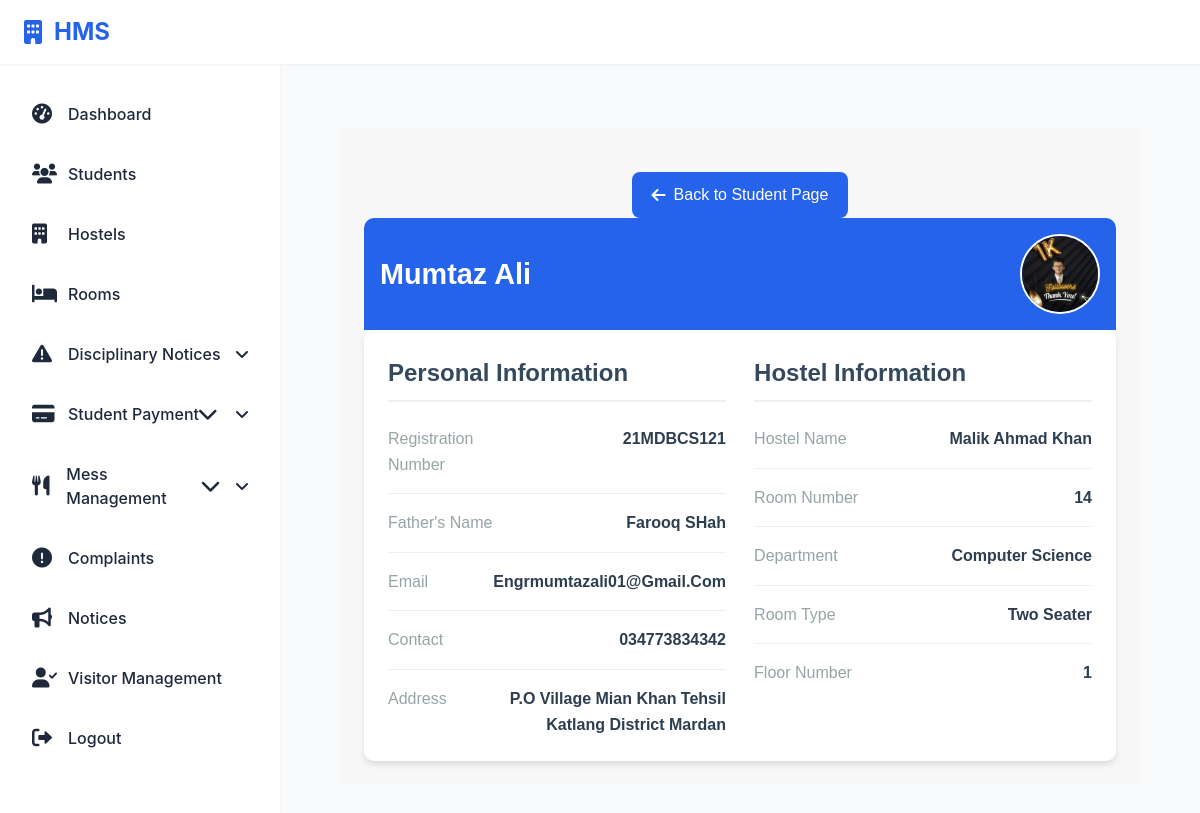
/hostel/student/87/ (signed in), run on the app's committed database.
### hostel/models.py (models this page shows, shortened)
class Student(models.Model):
    Room_ID = models.ForeignKey(Room, on_delete=models.SET_NULL, null=True, related_name="students")
    Hostel_ID = models.ForeignKey(Hostel, on_delete=models.SET_NULL, null=True)
    PAYMENT_STATUS_CHOICES = [
        ('NOT_PAID', 'Not Paid'),
        ('PARTIALLY_PAID', 'Partially Paid'),
        ('FULLY_PAID', 'Fully Paid'),
    ]
    Student_ID = models.AutoField(primary_key=True)
    Registration_Number = models.CharField(max_length=20, unique=True, null=True, blank=True)
    user = models.OneToOneField(User, on_delete=models.CASCADE, null=True)
    profile_picture = models.ImageField(upload_to='student_profiles/', null=True, blank=True)
    F_Name = models.CharField(max_length=50)
    L_Name = models.CharField(max_length=50)
    Contact_Info = models.CharField(max_length=100)
    Address = models.TextField()
    Department = models.CharField(max_length=100)
    FatherName = models.CharField(max_length=50)
    fee_status = models.CharField(max_length=20, choices=PAYMENT_STATUS_CHOICES, default='NOT_PAID')
    total_paid_amount = models.DecimalField(max_digits=10, decimal_places=2, default=0)
    room_price = models.DecimalField(max_digits=10, decimal_places=2, default=0)
    total_fee = models.DecimalField(max_digits=10, decimal_places=2, default=0)  # Added for storing total fee
    paid_installment_count = models.IntegerField(default=0)  # Added missing field

class Hostel(models.Model):
    Hostel_ID = models.AutoField(primary_key=True)
    Hostel_Name = models.CharField(max_length=255, unique=True)
    No_Of_Rooms = models.IntegerField(default=0)
    No_Of_Students = models.IntegerField(default=0)
    One_Seater_Rooms = models.IntegerField(default=0)
    Two_Seater_Rooms = models.IntegerField(default=0)
    Three_Seater_Rooms = models.IntegerField(default=0)
    Four_Seater_Rooms = models.IntegerField(default=0)
    Five_Seater_Rooms = models.IntegerField(default=0)
    Six_Seater_Rooms = models.IntegerField(default=0)
    Seven_Seater_Rooms = models.IntegerField(default=0)
    Eight_Seater_Rooms = models.IntegerField(default=0)
    Nine_Seater_Rooms = models.IntegerField(default=0)
    Ten_Seater_Rooms = models.IntegerField(default=0)
    One_Seater_Price = models.DecimalField(max_digits=10, decimal_places=2, default=0)
    Two_Seater_Price = models.DecimalField(max_digits=10, decimal_places=2, default=0)
    Three_Seater_Price = models.DecimalField(max_digits=10, decimal_places=2, default=0)
    Four_Seater_Price = models.DecimalField(max_digits=10, decimal_places=2, default=0)
    Five_Seater_Price = models.DecimalField(max_digits=10, decimal_places=2, default=0)
    Six_Seater_Price = models.DecimalField(max_digits=10, decimal_places=2, default=0)
    Seven_Seater_Price = models.DecimalField(max_digits=10, decimal_places=2, default=0)
    Eight_Seater_Price = models.DecimalField(max_digits=10, decimal_places=2, default=0)
    Nine_Seater_Price = models.DecimalField(max_digits=10, decimal_places=2, default=0)
    Ten_Seater_Price = models.DecimalField(max_digits=10, decimal_places=2, default=0)

class Room(models.Model):
    Room_ID = models.AutoField(primary_key=True)
    Room_Type = models.CharField(max_length=20)
    Capacity = models.IntegerField()
    Location = models.CharField(max_length=100)
    Room_No = models.CharField(max_length=10, unique=True)
    Floor_No = models.IntegerField()
    Students_Alloted = models.IntegerField(default=0)
    Hostel_ID = models.ForeignKey('Hostel', on_delete=models.CASCADE)
    room_type_info = models.ForeignKey('RoomType', on_delete=models.SET_NULL, null=True)
    Price = models.DecimalField(max_digits=10, decimal_places=2, default=0)  # Add price field with default value 0
    is_available = models.BooleanField(default=True)  # Room availability status

### hostel/views.py (the view)
# urls.py: path('student/<int:student_id>/', views.view_student, name='view_student'),
@login_required
def view_student(request, student_id):
    student = get_object_or_404(Student, Student_ID=student_id)
    return render(request, 'student_management/view_student.html', {'student': student})

### hostel/templates/student_management/view_student.html (shortened to what this page needs)
{% extends 'base.html' %}
{% block content %}
<div class="container">
    <div class="back-button-container">
        <a href="{% url 'list_students' %}" class="btn-back">
            <i class="fas fa-arrow-left"></i>
            Back to Student Page
        </a>
    </div>
    <div class="profile-header">
        <div class="name">{{ student.F_Name }} {{ student.L_Name }}</div>
        <img src="{{ student.profile_picture.url }}" alt="Profile Picture">
    </div>
    <div class="section">
        <div class="info-section">
            <h2>Personal Information</h2>
            <div class="info-item">
                <span class="info-label">Registration Number</span>
                <span class="info-value">{{ student.Registration_Number }}</span>
            </div>
            <div class="info-item">
                <span class="info-label">Father's Name</span>
                <span class="info-value">{{ student.FatherName }}</span>
            </div>
            <div class="info-item">
                <span class="info-label">Email</span>
                <span class="info-value">{{ student.user.email }}</span>
            </div>
            <div class="info-item">
                <span class="info-label">Contact</span>
                <span class="info-value">{{ student.Contact_Info }}</span>
            </div>
            <div class="info-item">
                <span class="info-label">Address</span>
                <span class="info-value">{{ student.Address }}</span>
            </div>
        </div>
        <div class="info-section">
            <h2>Hostel Information</h2>
            <div class="info-item">
                <span class="info-label">Hostel Name</span>
                <span class="info-value">{{ student.Hostel_ID.Hostel_Name }}</span>
            </div>
            <div class="info-item">
                <span class="info-label">Room Number</span>
                <span class="info-value">{{ student.Room_ID.Room_No }}</span>
            </div>
            <div class="info-item">
                <span class="info-label">Department</span>
                <span class="info-value">{{ student.Department }}</span>
            </div>
            <div class="info-item">
                <span class="info-label">Room Type</span>
                <span class="info-value">{{ student.Room_ID.Room_Type }}</span>
            </div>
            <div class="info-item">
                <span class="info-label">Floor Number</span>
                <span class="info-value">{{ student.Room_ID.Floor_No }}</span>
            </div>
        </div>
    </div>
</div>
{% endblock %}

### hostel/static/css/showcase_notice.css (style rules this page uses)
:root { --primary-color: #4a6fdc; --primary-hover: #3d5cba; --success-color: #28a745; --danger-color: #dc3545; --warning-color: #ffc107; --light-gray: #f8f9fa; --medium-gray: #e9ecef; --dark-gray: #343a40; --border-color: #dee2e6; --shadow: 0 0.125rem 0.25rem rgba(0, 0, 0, 0.075); --transition: all 0.2s ease-in-out; }

### hostel/templates/base.html (style rules this page uses)
:root { --primary-color: #2563eb; --background-color: #f8fafc; --text-color: #1e293b; --sidebar-width: 280px; --header-height: 64px; --shadow-sm: 0 1px 2px 0 rgb(0 0 0 / 0.05); }
* { margin: 0; padding: 0; box-sizing: border-box; }
body { font-family: 'Inter', system-ui, -apple-system, sans-serif; background: var(--background-color); color: var(--text-color); min-height: 100vh; position: relative; }

### hostel/templates/student_management/view_student.html (style rules this page uses)
.container { font-family: 'Arial', sans-serif; line-height: 1.6; color: #333; max-width: 800px; margin: 2rem auto; padding: 1.5rem; background-color: #f7f7f7; }
.profile-header { display: flex; align-items: center; justify-content: space-between; background: #2563eb; color: white; padding: 1rem; border-radius: 10px 10px 0 0; }
.profile-header img { border-radius: 50%; width: 80px; height: 80px; object-fit: cover; border: 2px solid white; }
.profile-header .name { font-size: 1.8rem; font-weight: bold; }
.section { display: flex; justify-content: space-between; background: white; border-radius: 10px; box-shadow: 0 4px 6px rgba(0, 0, 0, 0.1); padding: 1.5rem; transition: transform 0.3s ease, box-shadow 0.3s ease; }
.info-section { width: 48%; }
.info-section h2 { border-bottom: 2px solid #ecf0f1; padding-bottom: 0.5rem; margin-bottom: 1.5rem; font-size: 1.5rem; font-weight: 600; color: #34495e; }
.info-item { display: flex; justify-content: space-between; margin-bottom: 1rem; padding-bottom: 1rem; border-bottom: 1px solid #ecf0f1; animation: fadeIn 0.5s ease; }
.info-item:last-child { border-bottom: none; margin-bottom: 0; padding-bottom: 0; }
.info-label { color: #95a5a6; font-weight: 500; flex: 1; }
.info-value { font-weight: 600; color: #2c3e50; text-transform: capitalize; flex: 2; text-align: right; }
.back-button-container { margin-top: 20px; text-align: center; }
.back-button-container .btn-back { display: inline-flex; align-items: center; gap: 0.5rem; background-color: #2563eb; color: white; padding: 0.625rem 1.25rem; border-radius: 0.5rem; font-weight: 500; text-decoration: none; transition: all 0.2s; font-size: 1rem; }
.back-button-container .btn-back i { font-size: 1rem; }

### data on the page
Student: F_Name "Mumtaz", L_Name "Ali", profile_picture (picture), Registration_Number "21MDBCS121", FatherName "Farooq SHah", user.email "Engrmumtazali01@gmail.com", Contact_Info "034773834342", Address "P.O Village Mian Khan Tehsil Katlang District Mardan", Hostel_ID.Hostel_Name "Malik Ahmad Khan", Room_ID.Room_No "14", Department "Computer Science", Room_ID.Room_Type "Two Seater", Room_ID.Floor_No "1"
